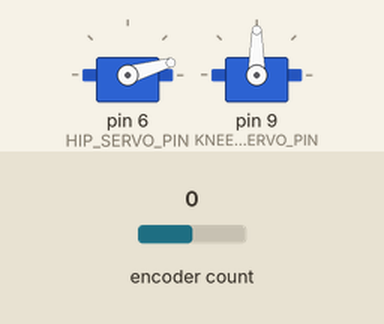
A sketch run on a simulated Arduino Pro Mini, built with avr-gcc and run on an emulated ATmega328P. On the bench: 2 × servo. Inputs (shaded band) come from the test bench; at power-on: encoder count 0. Storage starts empty.

Above: at 0.05 s.
At 1.0 s:
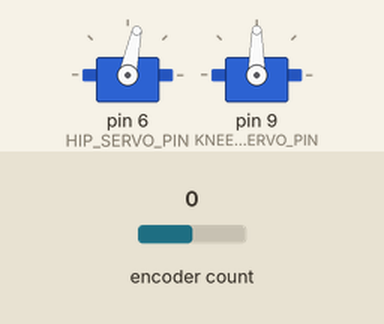
At 1.95 s:
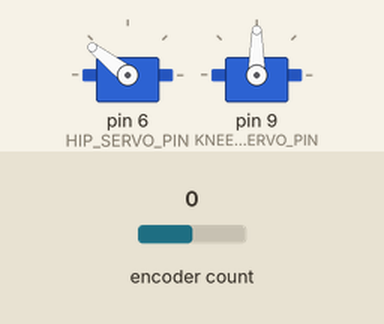
At 3.9 s:
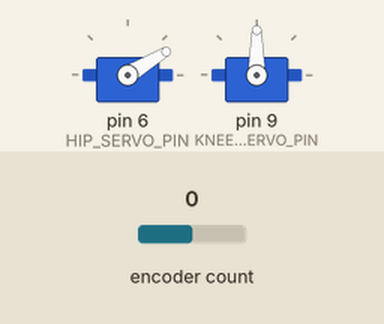
Timing chart, 0 to 5.4 s (numbered marks = the images above):
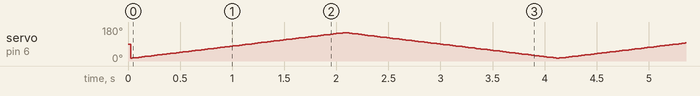

The sketch:

CavanLegController1006.ino
```cpp
// Arduino Pro Mini, 5V 16MHz, ATMega 328p
//install servo library
//install encoder library

#define KNEE_SERVO_PIN  9
#define HIP_SERVO_PIN   6
#define CS_PIN 10    ///??? correct for SD card??

#define HIP_MAX_ANGLE 150
#define HIP_MIN_ANGLE 15

#define KNEE_MAX_ANGLE 175
#define KNEE_MIN_ANGLE 15
#define numData 90
int hip_servo = 0;
int knee_servo = 1;


#include <Servo.h>
#include <Encoder.h>
//#include <File.h>    //for reading data.npy
#include <SPI.h>
#include <SD.h>

File f;
int i;

int theta[numData][2];

int thetaHip[numData];   //angles at different colocation points, whole numbers since sweep_servo() takes in whole numbers
int thetaKnee[numData];

Servo hip;
Servo knee;
Encoder heightEnc(7, 8);

int hip_pos = 0;    // variable to store the servo position
int knee_pos = 0;

long oldPosition  = -999;
long height;

void setup()
{
  Serial.begin(9600);
  hip.attach(HIP_SERVO_PIN);
  knee.attach(KNEE_SERVO_PIN);


  // Initialize the SD.
  if (!SD.begin(CS_PIN)) {
//    errorHalt("begin failed");
  }
  // Create or open the file.
  f = SD.open("test1angledata.rtf", FILE_READ);
  if (!f) {
//    errorHalt("open failed");
  }

//  f = open("test1angledata.rtf", "r")       //where is the data being read from / how does it get onto the Arduino?   Is Arduino running on its own and the data.npy is first transferred to its memory,
//                                  // or is it being connected to computer which sends the data over the cable while arduino already running?
//  for (i = 0; i < numData; i += 1){
//    thetaHip[i] = strt(f.read());
//    thetaKnee[i] = f.read();
//  }


  int i = 0;        // First array index.
  int j = 0;        // Second array index
  size_t n;         // Length of returned field with delimiter.
  char str[20];     // Must hold longest field with delimiter and zero byte.
  char *ptr;        // Test for valid field.
  char delim = 0;   // Delimiter from previous line. Start with no delimiter.
  char *comma = (char *) malloc(3*sizeof(char));
  comma[0] = ',';
  comma[1] = '\n';
  comma[2] = '\0';

  // Read the file and store the data.
  while (true) {
//    n = readField(&f, str, sizeof(str), ",\n");
    n = readField(&f, str, sizeof(str), comma);

    // Read error or at EOF.
    if (n == 0) {
      break;
    }
    // Advance indices based on previous delimiter.
    if (delim == '\n') {
      // previous delimiter was endl so start a new row.
      if (++i >= numData) {
//        errorHalt("too many lines");
      }
      if (j != (2 - 1)) {
//        errorHalt("missing field");
      }
      j = 0;
    } else if (delim == ',') {
      // previous delimiter was comma so advance column.
      if (++j >= 2) {
//        errorHalt("too many fields");
      }
    }
    theta[i][j] = strtol(str, &ptr, 10);
    if (ptr == str) {
//      errorHalt("bad number");
    }
  }
  f.close();
}
/* Read a file one field at a time.
 *
 * file - File to read.
 *
 * str - Character array for the field.
 *
 * size - Size of str array.
 *
 * delim - String containing field delimiters.
 *
 * return - length of field including terminating delimiter.
 *
 * Note, the last character of str will not be a delimiter if
 * a read error occurs, the field is too long, or the file
 * does not end with a delimiter.  Consider this an error
 * if not at end-of-file.
 */
size_t readField(File* file, char* str, size_t size, char* delim) {
  char ch;
  size_t n = 0;
  while ((n + 1) < size && file->read(&ch, 1) == 1) {
    if (ch == '\r') { // Delete CR.
      continue;
    }
    str[n++] = ch;
    if (strchr(delim, ch)) {
        break;
    }
  }
  str[n] = '\0';
  return n;
}

void loop()
{
  // read encoder
  height = get_height();


  //sweep hip
  sweep_servo(hip_servo,HIP_MIN_ANGLE,HIP_MAX_ANGLE,15);
  //sweep knee
  //sweep_servo(knee_servo,KNEE_MIN_ANGLE,KNEE_MAX_ANGLE,15);
}

void command_servo(int servo,int angle)
{
  if(servo==hip_servo)
  {
    if(angle>HIP_MAX_ANGLE)
    {
      hip.write(HIP_MAX_ANGLE);
    }else if(angle<HIP_MIN_ANGLE)
    {
      hip.write(HIP_MIN_ANGLE);
    } else
    {
      hip.write(angle);
    }
  } else if (servo==knee_servo)
  {
    if(angle>KNEE_MAX_ANGLE)
    {
      knee.write(KNEE_MAX_ANGLE);
    }else if(angle<KNEE_MIN_ANGLE)
    {
      knee.write(KNEE_MIN_ANGLE);
    } else
    {
      knee.write(angle);
    }
  }
}

void sweep_servo(int servo,int min_angle,int max_angle,int delay_time)
{
  int pos;
  for (pos = min_angle; pos <= max_angle; pos += 1)
  {
    command_servo(servo,pos);
    delay(delay_time);
  }
  for (pos = max_angle; pos >= min_angle; pos -= 1)
  {
    command_servo(servo,pos);
    delay(delay_time);
  }
}

long get_height()
{
  long temp= heightEnc.read();
  if (temp != oldPosition)
  {
    oldPosition = temp;
  }
  return temp;
}
```
